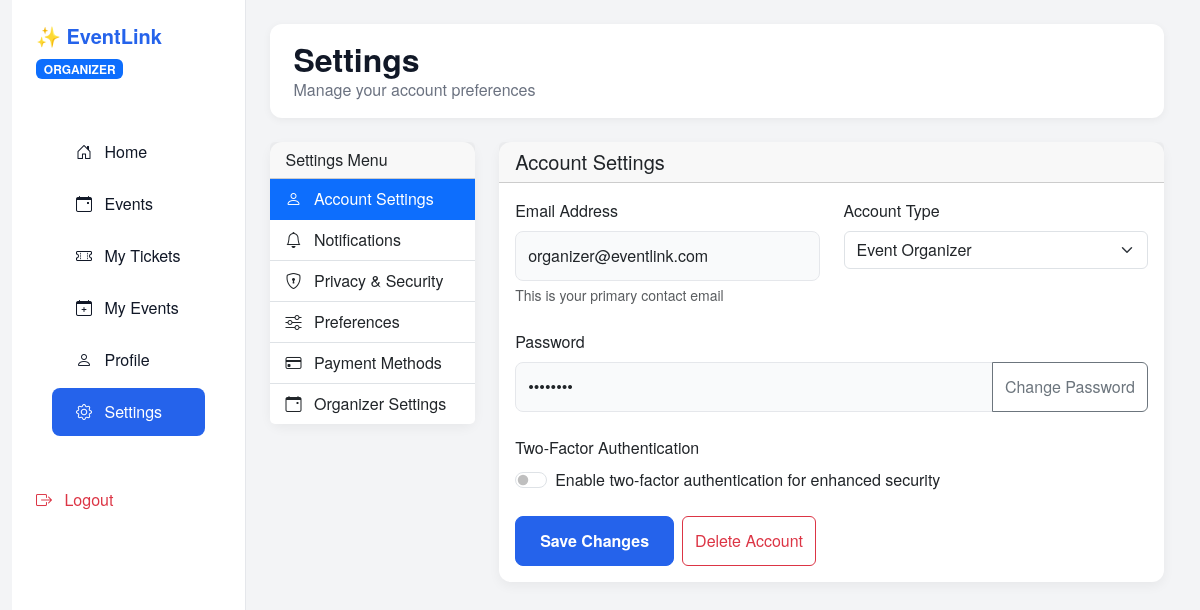
The app's page /settings (signed in) with its own data.
### tables this page shows
CREATE TABLE users (
        id INTEGER PRIMARY KEY AUTOINCREMENT,
        email TEXT UNIQUE NOT NULL,
        password TEXT NOT NULL,
        full_name TEXT,
        role TEXT DEFAULT 'user'
    );

### app.py (the view)
@app.route('/settings')
def settings():
    if 'user_id' not in session:
        return redirect(url_for('login'))
    conn = get_db()
    user = conn.execute('SELECT * FROM users WHERE id = ?', (session['user_id'],)).fetchone()
    conn.close()
    return render_template('settings.html', user=user)

### app.py (called while the page is built)
def get_db():
    conn = sqlite3.connect(DB_NAME)
    conn.row_factory = sqlite3.Row
    return conn

### templates/settings.html (shortened to what this page needs)
{% extends "layout.html" %}
{% block content %}
<div class="d-flex">
    <div class="sidebar">
        <div class="p-4">
            <div class="mb-5">
                <h3 class="sidebar-logo">✨ EventLink</h3>
                <span class="badge bg-{% if session.role == 'organizer' %}primary{% else %}secondary{% endif %}">
                    {{ session.role|upper }}
                </span>
            </div>
            <nav class="sidebar-nav">
                <a href="{{ url_for('dashboard') }}" class="nav-link">
                    <i class="bi bi-house-door me-2"></i> Home
                </a>
                <a href="{{ url_for('events_list') }}" class="nav-link">
                    <i class="bi bi-calendar-event me-2"></i> Events
                </a>
                <a href="{{ url_for('my_tickets') }}" class="nav-link">
                    <i class="bi bi-ticket-perforated me-2"></i> My Tickets
                </a>
                {% if session.role == 'organizer' %}
                <a href="{{ url_for('events_list') }}" class="nav-link">
                    <i class="bi bi-calendar-plus me-2"></i> My Events
                </a>
                {% endif %}
                <a href="{{ url_for('profile') }}" class="nav-link">
                    <i class="bi bi-person me-2"></i> Profile
                </a>
                <a href="{{ url_for('settings') }}" class="nav-link active">
                    <i class="bi bi-gear me-2"></i> Settings
                </a>
            </nav>
            <div class="mt-auto pt-5">
                <a href="/logout" class="nav-link text-danger">
                    <i class="bi bi-box-arrow-right me-2"></i> Logout
                </a>
            </div>
        </div>
    </div>
    <div class="flex-grow-1 p-4" style="background-color: var(--color-bg-main);">
        <div class="top-nav d-flex justify-content-between align-items-center mb-4">
            <div>
                <h2 class="page-header mb-0">Settings</h2>
                <p class="text-muted-custom mb-0">Manage your account preferences</p>
            </div>
        </div>
        <div class="row">
            <div class="col-md-3">
                <div class="card">
                    <div class="card-header">
                        <h6 class="card-title mb-0">Settings Menu</h6>
                    </div>
                    <div class="list-group list-group-flush">
                        <button class="list-group-item list-group-item-action active" data-tab="account">
                            <i class="bi bi-person me-2"></i> Account Settings
                        </button>
                        <button class="list-group-item list-group-item-action" data-tab="notifications">
                            <i class="bi bi-bell me-2"></i> Notifications
                        </button>
                        <button class="list-group-item list-group-item-action" data-tab="privacy">
                            <i class="bi bi-shield-lock me-2"></i> Privacy & Security
                        </button>
                        <button class="list-group-item list-group-item-action" data-tab="preferences">
                            <i class="bi bi-sliders me-2"></i> Preferences
                        </button>
                        <button class="list-group-item list-group-item-action" data-tab="payment">
                            <i class="bi bi-credit-card me-2"></i> Payment Methods
                        </button>
                        {% if session.role == 'organizer' %}
                        <button class="list-group-item list-group-item-action" data-tab="organizer">
                            <i class="bi bi-calendar-event me-2"></i> Organizer Settings
                        </button>
                        {% endif %}
                    </div>
                </div>
            </div>
            <div class="col-md-9">
                <div class="tab-content" id="account">
                    <div class="card">
                        <div class="card-header">
                            <h5 class="card-title mb-0">Account Settings</h5>
                        </div>
                        <div class="card-body">
                            <form>
                                <div class="row mb-4">
                                    <div class="col-md-6">
                                        <label class="form-label fw-medium">Email Address</label>
                                        <input type="email" class="form-control" value="{{ user.email }}">
                                        <div class="form-text">This is your primary contact email</div>
                                    </div>
                                    <div class="col-md-6">
                                        <label class="form-label fw-medium">Account Type</label>
                                        <select class="form-select">
                                            <option {% if user.role == 'organizer' %}selected{% endif %}>Event Organizer</option>
                                        </select>
                                    </div>
                                </div>
                                <div class="mb-4">
                                    <label class="form-label fw-medium">Password</label>
                                    <div class="input-group">
                                        <input type="password" class="form-control" value="••••••••">
                                        <button class="btn btn-outline-secondary" type="button">Change Password</button>
                                    </div>
                                </div>
                                <div class="mb-4">
                                    <label class="form-label fw-medium">Two-Factor Authentication</label>
                                    <div class="form-check form-switch">
                                        <input class="form-check-input" type="checkbox" id="twoFactorAuth">
                                        <label class="form-check-label" for="twoFactorAuth">
                                            Enable two-factor authentication for enhanced security
                                        </label>
                                    </div>
                                </div>
                                <div class="d-flex gap-2">
                                    <button type="button" class="btn btn-primary">Save Changes</button>
                                    <button type="button" class="btn btn-outline-danger">Delete Account</button>
                                </div>
                            </form>
                        </div>
                    </div>
                </div>
            </div>
        </div>
    </div>
</div>
{% endblock %}

### templates/layout.html (style rules this page uses)
:root { --color-bg-main: #f3f4f6; --color-bg-sidebar: #ffffff; --color-card: #ffffff; --color-primary: #2563eb; --color-text-main: #111827; --color-text-muted: #6b7280; }
body { background-color: var(--color-bg-main); font-family: "Helvetica Neue", Helvetica, Arial, sans-serif; color: var(--color-text-main); }
.sidebar { background: var(--color-bg-sidebar); min-height: 100vh; border-right: 1px solid #e5e7eb; }
.sidebar-logo { color: var(--color-primary); font-weight: 700; font-size: 1.25rem; }
.sidebar-nav .nav-link { color: var(--color-text-main); font-weight: 500; padding: 0.75rem 1.5rem; border-radius: 0.5rem; margin: 0.25rem 1rem; }
.sidebar-nav .nav-link.active { background-color: var(--color-primary); color: white; }
.card { border: none; border-radius: 12px; box-shadow: 0 4px 12px rgba(0,0,0,0.05); background: var(--color-card); }
.btn-primary { background-color: var(--color-primary); border-color: var(--color-primary); border-radius: 8px; padding: 0.75rem 1.5rem; font-weight: 600; }
.form-control { background-color: #f9fafb; border: 1px solid #e5e7eb; padding: 0.75rem; border-radius: 8px; }
.page-header { font-size: 2rem; font-weight: 700; color: var(--color-text-main); margin-bottom: 1.5rem; }
.text-muted-custom { color: var(--color-text-muted) !important; }
.top-nav { background: var(--color-card); border-radius: 12px; padding: 1rem 1.5rem; margin-bottom: 2rem; box-shadow: 0 2px 8px rgba(0,0,0,0.05); }

### records on screen
users: role "ORGANIZER", email "organizer@eventlink.com", role "Event Organizer"
